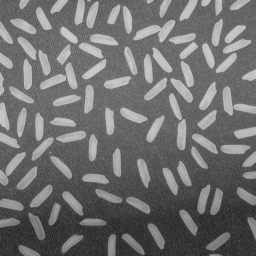
%> input picture Good Project/--test/ImageProcess/新建文件夹 (2)/读数/mili1.png, 256 x 256 px
$ octave shushu2.m   (GNU Octave 9; MATLAB toolbox functions it lacks are replaced by stand-ins)
%> lines starting %> are read from the running program, lines starting %| are printed output that depends on the picture; in (x1, y1, x2, y2) boxes, pixels count from 0 and x2, y2 are one past the last pixel; in counts of white or black regions, pixels touching at a corner belong together; the program's own positions count from 1
    clc,clear,close all;                  % 清除缓存
    %%  形态学处理=数米粒
    g=imread('mili1.png');
%> g is the input picture: size 256x256 uint8; min 40, max 204, mean 111.2
imshow(g);
%     g= rgb2gray(g1);
    SE=strel('disk',4);  % 形态结构元素
    X1=imerode(g,SE);  % 二值图像腐蚀
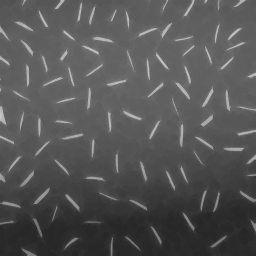
%> X1: size 256x256 uint8; min 40, max 197, mean 84.8
    I=imdilate(X1,SE); % 二值图像膨胀
     figure,imshow(I);
    % I=imread('rice.png');
    BG=imopen(I,strel('disk',10));
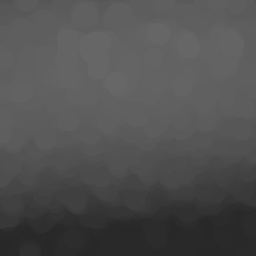
%> BG: size 256x256 uint8; min 40, max 103, mean 80
     figure,imshow(BG);
    % 对图像实现开运算，开运算一般能平滑图像的轮廓，消弱狭窄的部分，去掉细的突出。
    % se=strel（'disk'，5）；用圆盘形结构元素通过开运算 移除小于5像素的雪花
    I2=imsubtract(I,BG);    % 减法运算 从一个图像中减去另一个图像或从图像中减去常量
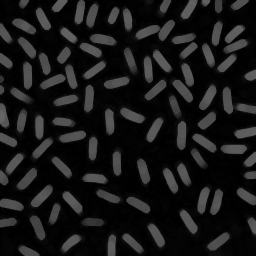
%> I2: size 256x256 uint8; min 0, max 102, mean 23.1
     figure,imshow(I2);
    level=graythresh(I2);   % 灰谷 基于otsu方法的全局图像阈值
%> level = 0.161
    bw2=imbinarize(I2,level);  % 基于阈值将图像转换为二值图像
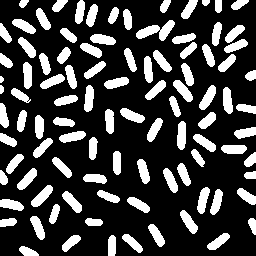
%> bw2: size 256x256 logical; 25.1% white; 98 white regions, largest, box (x1, y1, x2, y2) and area: (136, 20, 175, 41) 376, (31, 185, 53, 207) 231, (199, 85, 216, 110) 222
     figure,imshow(bw2);
    [labeled,numObjects]=bwlabel(bw2,8);
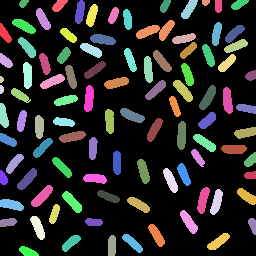
%> labeled: size 256x256 double; 99 distinct labels, from 0 to 98; one colour per label, 0 black
%> numObjects = 98
    max(max(labeled))
%> ans = 98
    f=bw2;
    [L,n]= bwlabel(f);
%> n = 98
    % 函数find（见5.2.2节）在处理标记矩阵时非常有用。
    % 例如，以下对find的调用将返回属于第三个对象的所有像素的行索引和列索引：
    [r,c]=find(L==3);   % 然后，利用r和C作为输入的mean函数来计算该对象的质心。
%> r = 22 values from 77 to 83; c = 22 values from 1 to 4
    rbar = mean(r);
%> rbar = 80
    cbar = mean(c);
%> cbar = 2.18
    % 可以使用一个循环来计算和显示图像中全部对象的质心。
    % 为了使质心叠置在图像上时可看到该质心，我们将使用中心为白色“*”符号的黑色圆标记来表示，如下所示：
    figure
    subplot(2,3,1),imshow(I);title('原图');
    subplot(2,3,2),imshow(BG);title('背景');
    subplot(2,3,3),imshow(I2);title('消除背景');
    subplot(2,3,4),imshow(bw2);title('二值化');
    subplot(2,3,5),imshow(f);title('标注');
    hold on    % So later plotting commands plot on top of the image.
    for k = 1:n
        [r,c]= find(L == k);
        rbar = mean(r);
        cbar = mean(c);
        plot(cbar,rbar,'Marker','o','MarkerEdgeColor','k','MarkeRFaceColor','k','MarkerSize',10);
        plot(cbar,rbar,'Marker','*','MarkerEdgeColor','w');     % 标注*
    %     text(cbar,rbar,num2str(k),'Color','red','FontSize',14); % 标注标号
    end
%> this loop made 98 passes
%> (rbar, cbar) on passes 1 to 12: (34.58, 5.57), (61.84, 6.29), (80, 2.18), (90, 2.27), (116.9, 4.3), (140.7, 8.54), (178.9, 3.94), (205.3, 12.07), (223, 8.6), (163.9, 14.97), (95.92, 20.77), (26.56, 24.66)
    subplot(2,3,6),imshow(f);title('标注标号');
    hold on    % So later plotting commands plot on top of the image.
    for k = 1:n
        [r,c]= find(L == k);
        rbar = mean(r);
        cbar = mean(c);
        plot(cbar,rbar,'Marker','o','MarkerEdgeColor','k','MarkerFaceColor','k','MarkerSize',10);
        plot(cbar,rbar,'Marker','*','MarkerEdgeColor','w');     % 标注*
        text(cbar,rbar,num2str(k),'Color','red','FontSize',14); % 标注标号
    end
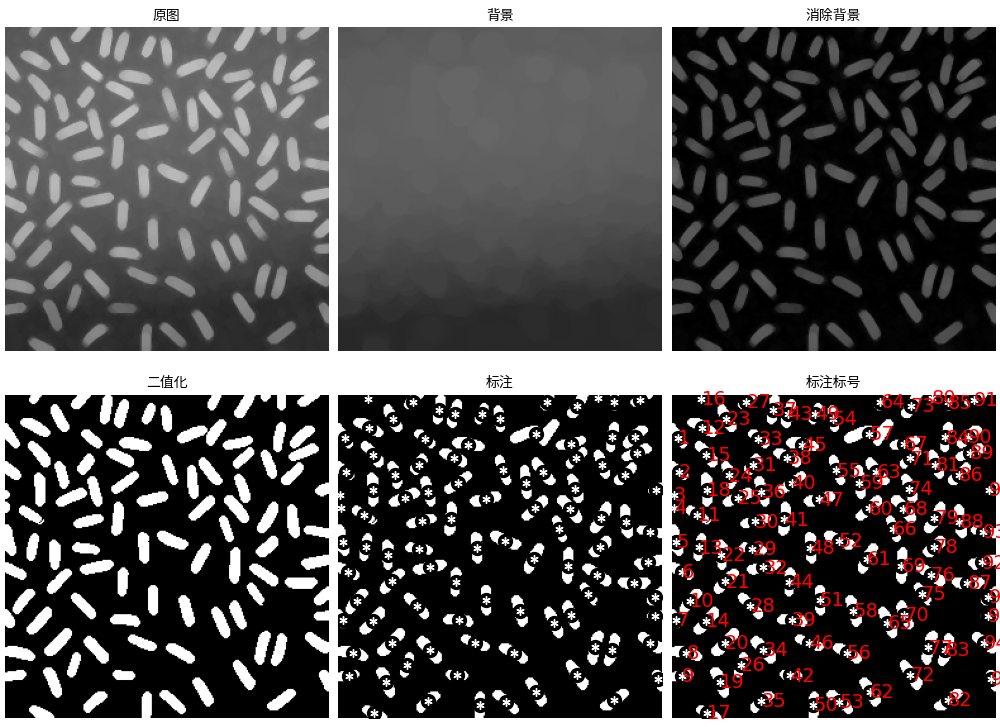
%> figure redrawn from the program's plot data, 6 panels
    figure,imshow(f);title('标注标号');
    hold on    % So later plotting commands plot on top of the image.
    for k = 1:n
        [r,c]= find(L == k);
        rbar = mean(r);
        cbar = mean(c);
        plot(cbar,rbar,'Marker','o','MarkerEdgeColor','k','MarkerFaceColor','k','MarkerSize',10);
        plot(cbar,rbar,'Marker','*','MarkerEdgeColor','w');     % 标注*
        text(cbar,rbar,num2str(k),'Color','red','FontSize',14); % 标注标号
    end
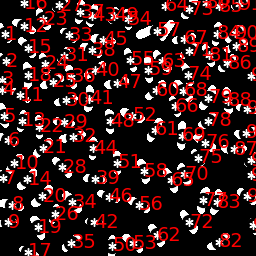
%> figure redrawn from the program's plot data; its title reads '标注标号'
